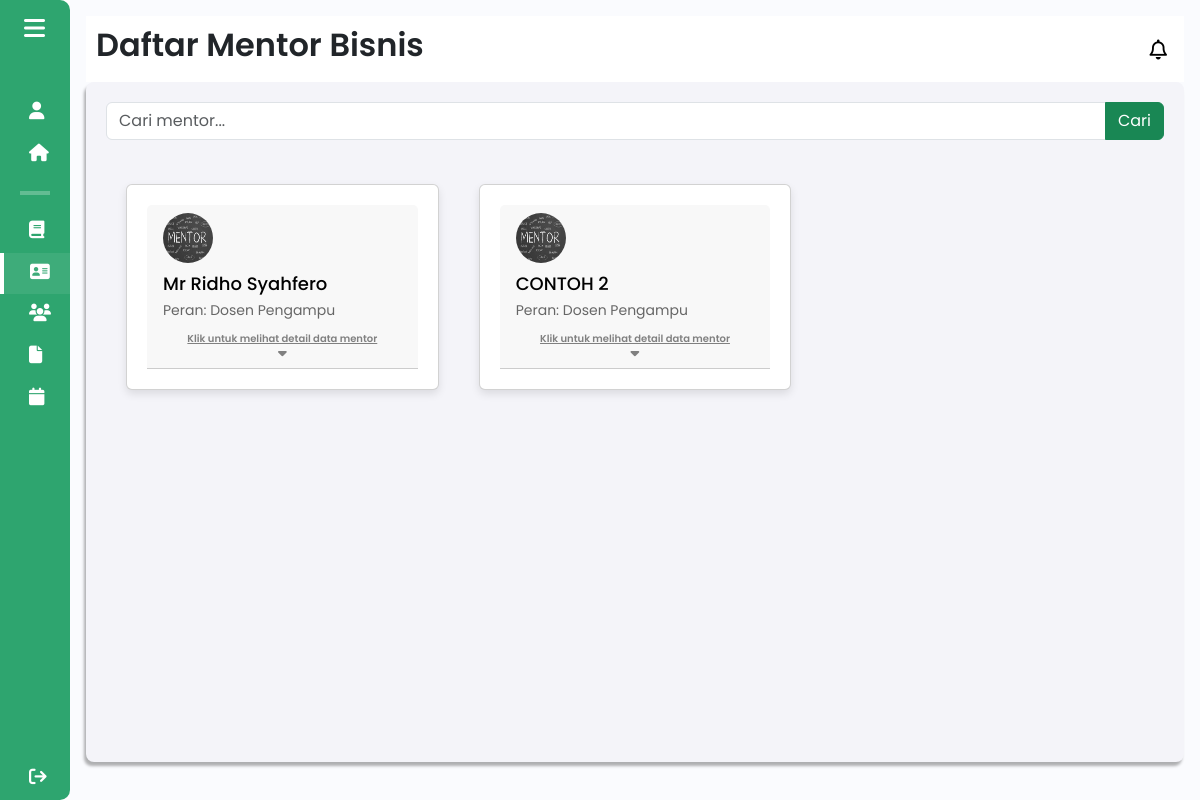
/components/pages/admin/daftar_mentor_admin.php (signed in), run on an earlier commit of the app's database.
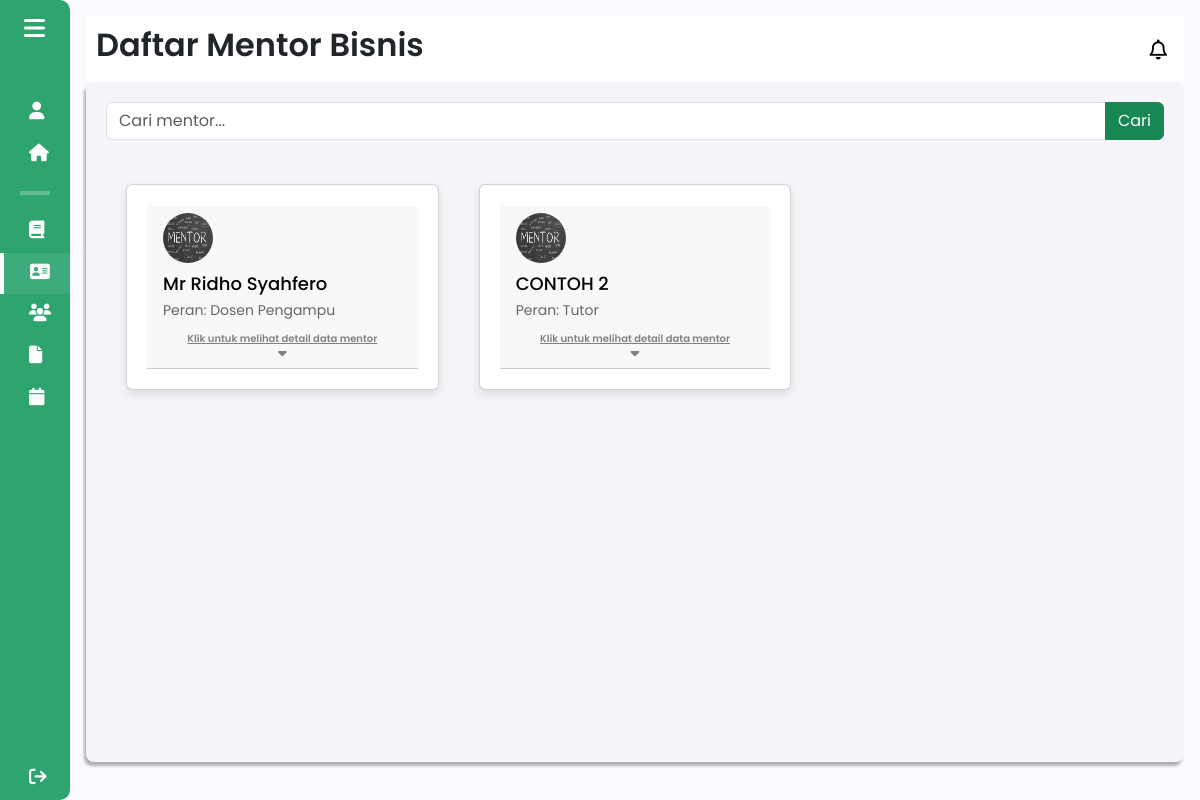
And on a later commit of the database.
### tables this page shows
CREATE TABLE `mentor` (
  `id` int(11) NOT NULL,
  `user_id` int(11) NOT NULL,
  `nama` varchar(100) NOT NULL,
  `nidn` varchar(15) NOT NULL,
  `email` varchar(100) DEFAULT NULL,
  `contact` varchar(15) DEFAULT NULL,
  `keahlian` varchar(100) DEFAULT NULL,
  `fakultas` varchar(100) DEFAULT NULL,
  `prodi` varchar(100) DEFAULT NULL,
  `foto_profile` varchar(255) DEFAULT NULL
);

CREATE TABLE `users` (
  `id` int(11) NOT NULL,
  `username` varchar(50) NOT NULL,
  `password` varchar(255) NOT NULL,
  `role` enum('Mahasiswa','Tutor','Dosen Pengampu','Admin') NOT NULL,
  `first_login` tinyint(1) NOT NULL DEFAULT 1
);

### components/pages/admin/daftar_mentor_admin.php (the view, shortened to what this page needs)
<?php
include $_SERVER['DOCUMENT_ROOT'] . '/Aplikasi-Kewirausahaan/config/db_connection.php';
$search = isset($_GET['search']) ? $_GET['search'] : '';
$query_mentor = "
    SELECT
        mentor.*,
        users.role AS peran
    FROM mentor
    JOIN users ON mentor.user_id = users.id
    WHERE mentor.nama LIKE '%$search%'";
$result_mentor = $conn->query($query_mentor);
?>
<!DOCTYPE html>
<html lang="en">
<head>
    <link href="https://cdn.lineicons.com/4.0/lineicons.css" rel="stylesheet" />
    <link href="https://cdn.jsdelivr.net/npm/bootstrap@5.3.0-alpha3/dist/css/bootstrap.min.css" rel="stylesheet"
>
    <link rel="stylesheet" href="/Aplikasi-Kewirausahaan/assets/css/daftar_mentor.css">
</head>
<body>
    <div class="wrapper">
        <?php
        include 'sidebar_admin.php';
        ?>
        <div class="main p-3">
            <div class="main_header">
                <?php
                    include 'header_admin.php';
                ?>
            </div>
            <div class="main_wrapper">
                <form action="" method="get" class="mb-4">
                    <div class="input-group">
                        <input type="text" class="form-control" placeholder="Cari mentor..." name="search" value="<?= htmlspecialchars($search); ?>">
                        <button class="btn btn-success" type="submit">Cari</button>
                    </div>
                </form>
                <div class="clearfix">
                    <?php while ($mentor = $result_mentor->fetch_assoc()) : ?>
                        <div class="accordion" id="accordionExample">
                            <div class="card mb-3">
                                <a data-bs-toggle="collapse" href="#collapse<?= $mentor['id']; ?>" role="button"
                                    aria-expanded="false" aria-controls="collapse<?= $mentor['id']; ?>">
                                    <div class="card-header">
                                        <img alt="Profile picture of the mentor" class="w-12 h-12 rounded-full me-2" height="50"
                                        src="<?= htmlspecialchars($mentor['foto_profile']); ?>" width="50"/>
                                        <div class="nama-mentor">
                                            <h2 class="font-bold mb-0"><?= htmlspecialchars($mentor['nama']); ?></h2>
                                            <p class="mb-0">Peran: <?= htmlspecialchars($mentor['peran']); ?></p>
                                        </div>
                                        <div class="klik d-flex flex-column align-items-center">
                                            <span class="toggle-text" id="toggle-text-<?= $mentor['id']; ?>">
                                                Klik untuk melihat detail data mentor
                                            </span>
                                            <i class="fa-solid fa-caret-down"></i>
                                        </div>
                                    </div>
                                </a>
                            </div>
                        </div>
                    <?php endwhile; ?>
                </div>
            </div>
        </div>
    </div>
</body>
</html>

What changed in the data, as far as the page shows it:
changed through a linked row, mentor "CONTOH 2": user.role "Dosen Pengampu" → "Tutor"
